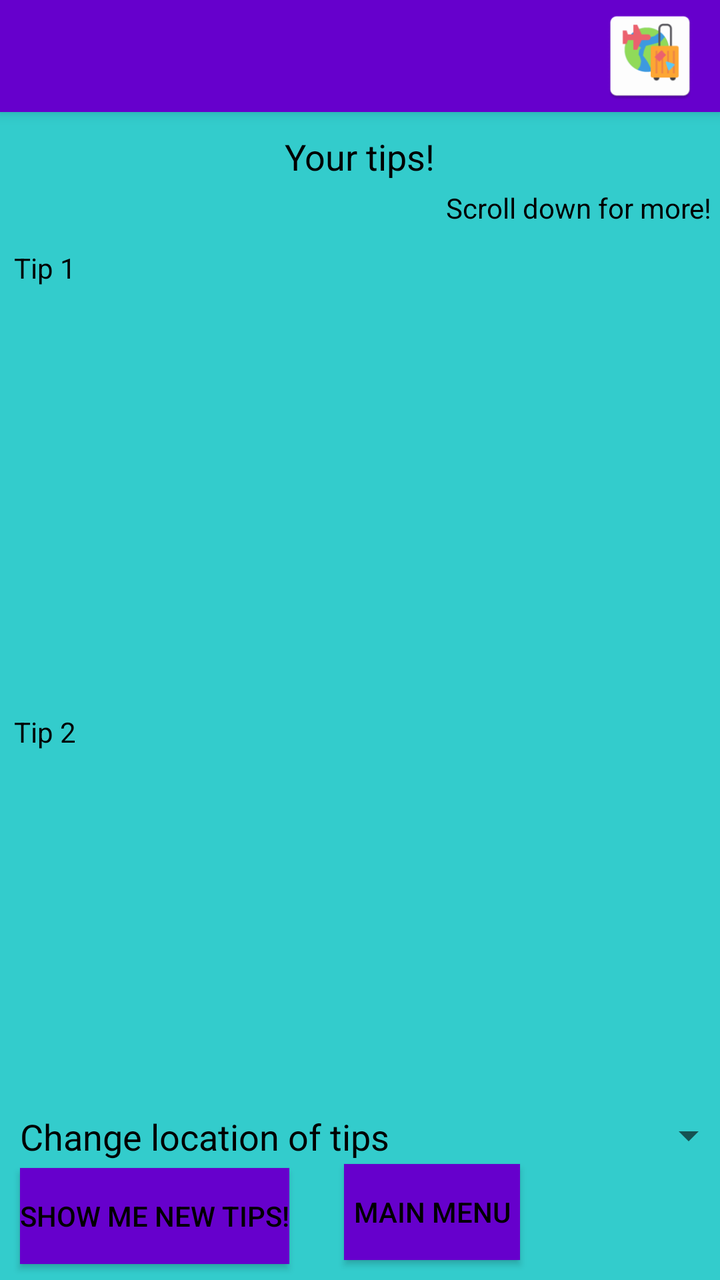
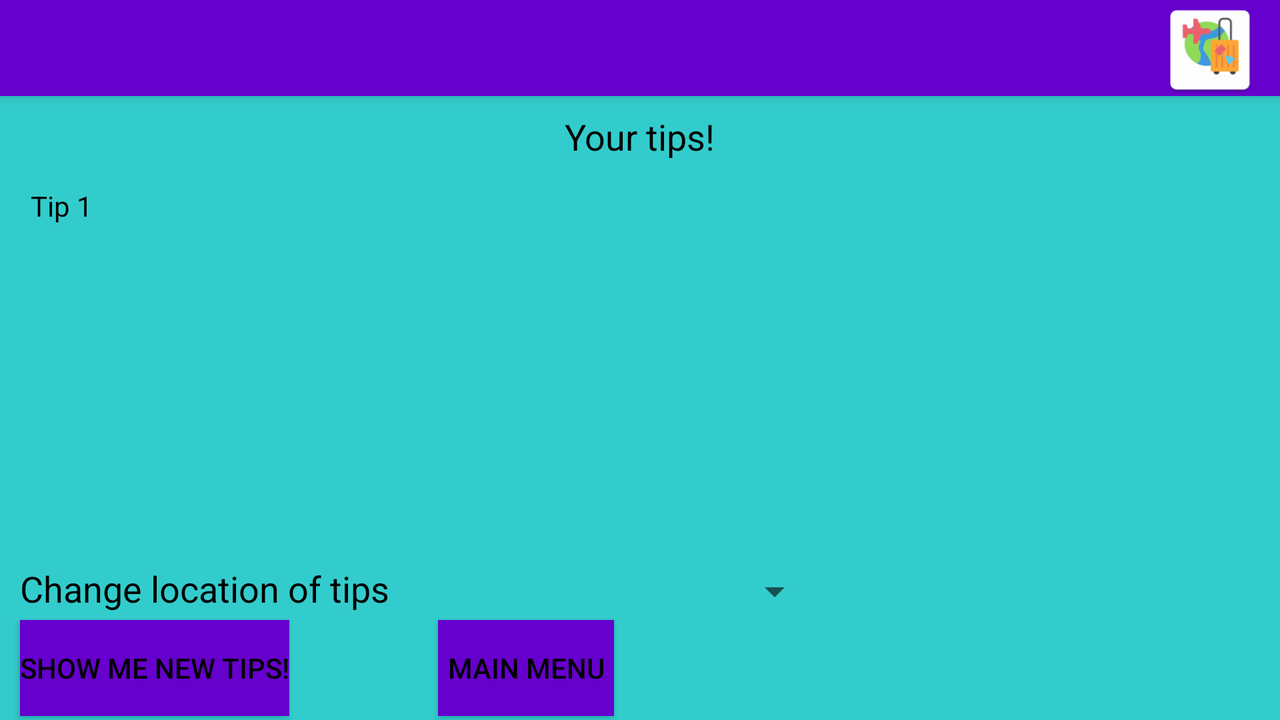

The same Android screen from two of the app's own layout files: first res/layout/ as a phone draws it, then the repository's variant for another configuration, drawn on a device whose configuration selects that folder. Both files follow.
<!-- AndroidManifest.xml: application theme Theme.AppCompat.Light.NoActionBar -->
<!-- res/layout/activity_tips.xml -->
<?xml version="1.0" encoding="utf-8"?>
<androidx.constraintlayout.widget.ConstraintLayout xmlns:android="http://schemas.android.com/apk/res/android"
    xmlns:app="http://schemas.android.com/apk/res-auto"
    xmlns:tools="http://schemas.android.com/tools"
    android:layout_width="match_parent"
    android:layout_height="match_parent"
    android:background="@color/blue6">

    <androidx.appcompat.widget.Toolbar
        android:id="@+id/my_toolbar"
        android:layout_width="match_parent"
        android:layout_height="?attr/actionBarSize"
        android:background="@color/Purple2"
        android:elevation="4dp"
        android:theme="@style/ThemeOverlay.AppCompat.ActionBar"
        app:layout_constraintTop_toTopOf="parent"
        app:popupTheme="@style/ThemeOverlay.AppCompat.Light">

        <ImageView
            android:id="@+id/toolbar_icon"
            android:layout_width="50dp"
            android:layout_height="50dp"
            android:layout_gravity="right"
            android:layout_marginRight="10dp"
            android:contentDescription="TODO"
            android:src="@mipmap/new_icon"
            tools:layout_editor_absoluteX="181dp"
            tools:layout_editor_absoluteY="4dp" />
    </androidx.appcompat.widget.Toolbar>

    <TextView
        android:id="@+id/showingTips_textView"
        android:layout_width="wrap_content"
        android:layout_height="wrap_content"
        android:layout_marginTop="10dp"
        android:text="Your tips!"
        android:textAppearance="@style/TextAppearance.AppCompat.Medium"
        android:textColor="@color/black"
        app:layout_constraintEnd_toEndOf="parent"
        app:layout_constraintStart_toStartOf="parent"
        app:layout_constraintTop_toBottomOf="@+id/my_toolbar" />

    <Button
        android:id="@+id/showOtherTips_button"
        android:layout_width="wrap_content"
        android:layout_height="wrap_content"
        android:layout_marginStart="10dp"
        android:layout_marginBottom="8dp"
        android:onClick="showTipsForOtherLocation"
        android:text="Show me new tips!"
        app:layout_constraintBottom_toBottomOf="parent"
        app:layout_constraintStart_toStartOf="parent"
        android:background="@color/Purple2"
        android:textColor="@android:color/black"/>

    <Button
        android:id="@+id/returnMenu_button"
        android:layout_width="wrap_content"
        android:layout_height="wrap_content"
        android:layout_marginStart="10dp"
        android:layout_marginEnd="15dp"
        android:layout_marginBottom="10dp"
        android:onClick="returnToMainMenu"
        android:text="Main Menu"
        app:layout_constraintBottom_toBottomOf="parent"
        app:layout_constraintEnd_toEndOf="parent"
        app:layout_constraintHorizontal_bias="0.168"
        app:layout_constraintStart_toEndOf="@+id/showOtherTips_button"
        android:background="@color/Purple2"
        android:textColor="@android:color/black"/>

    <TextView
        android:id="@+id/showOtherTips_textView"
        android:layout_width="208dp"
        android:layout_height="28dp"
        android:layout_marginStart="10dp"
        android:text="Change location of tips"
        android:textAlignment="textStart"
        android:textAppearance="@style/TextAppearance.AppCompat.Medium"
        android:textColor="@color/black"
        app:layout_constraintBottom_toTopOf="@+id/showOtherTips_button"
        app:layout_constraintStart_toStartOf="parent" />

    <Spinner
        android:id="@+id/otherLocations_spinner"
        android:layout_width="151dp"
        android:layout_height="21dp"
        android:layout_marginBottom="4dp"
        app:layout_constraintBottom_toTopOf="@+id/returnMenu_button"
        app:layout_constraintEnd_toEndOf="parent"
        app:layout_constraintHorizontal_bias="0.092"
        app:layout_constraintStart_toEndOf="@+id/showOtherTips_textView" />

    <ScrollView
        android:layout_width="406dp"
        android:layout_height="400dp"
        android:layout_marginTop="26dp"
        android:fillViewport="true"
        app:layout_constraintBottom_toTopOf="@+id/showOtherTips_textView"
        app:layout_constraintEnd_toEndOf="parent"
        app:layout_constraintHorizontal_bias="0.4"
        app:layout_constraintStart_toStartOf="parent"
        app:layout_constraintTop_toBottomOf="@+id/showingTips_textView"
        app:layout_constraintVertical_bias="0.0">

        <LinearLayout
            android:layout_width="match_parent"
            android:layout_height="match_parent"
            android:orientation="vertical">

            <TextView
                android:id="@+id/tip1_textView"
                android:layout_width="match_parent"
                android:layout_height="wrap_content"
                android:layout_marginLeft="25dp"
                android:layout_marginTop="8dp"
                android:layout_marginRight="25dp"
                android:layout_marginBottom="5dp"
                android:text="Tip 1"
                android:textAlignment="textStart"
                android:textAppearance="@style/TextAppearance.AppCompat.Small"
                android:textColor="@color/black" />

            <ImageView
                android:id="@+id/tip1_imageView"
                android:layout_width="wrap_content"
                android:layout_height="200dp"
                tools:srcCompat="@tools:sample/avatars" />

            <TextView
                android:id="@+id/tip2_textView"
                android:layout_width="match_parent"
                android:layout_height="wrap_content"
                android:layout_marginLeft="25dp"
                android:layout_marginRight="25dp"
                android:layout_marginBottom="5dp"
                android:layout_marginTop="8dp"
                android:text="Tip 2"
                android:textAppearance="@style/TextAppearance.AppCompat.Small"
                android:textColor="@color/black" />

            <ImageView
                android:id="@+id/tip2_imageView"
                android:layout_width="wrap_content"
                android:layout_height="200dp"
                tools:srcCompat="@tools:sample/avatars" />

            <TextView
                android:id="@+id/tip3_textView"
                android:layout_width="match_parent"
                android:layout_height="wrap_content"
                android:layout_marginTop="8dp"
                android:layout_marginLeft="25dp"
                android:layout_marginRight="25dp"
                android:layout_marginBottom="5dp"
                android:text="Tip 3"
                android:textAppearance="@style/TextAppearance.AppCompat.Small"
                android:textColor="@color/black" />

            <ImageView
                android:id="@+id/tip3_imageView"
                android:layout_width="wrap_content"
                android:layout_height="200dp"
                tools:srcCompat="@tools:sample/avatars" />

            <TextView
                android:id="@+id/tip4_textView"
                android:layout_width="match_parent"
                android:layout_height="wrap_content"
                android:layout_marginTop="8dp"
                android:layout_marginLeft="25dp"
                android:layout_marginRight="25dp"
                android:layout_marginBottom="5dp"
                android:text="Tip 4"
                android:textAppearance="@style/TextAppearance.AppCompat.Small"
                android:textColor="@color/black" />

            <ImageView
                android:id="@+id/tip4_imageView"
                android:layout_width="wrap_content"
                android:layout_height="200dp"
                android:layout_marginBottom="10dp"
                tools:srcCompat="@tools:sample/avatars" />

        </LinearLayout>
    </ScrollView>

    <TextView
        android:id="@+id/scrollForMore_textView"
        android:layout_width="wrap_content"
        android:layout_height="wrap_content"
        android:layout_marginTop="4dp"
        android:layout_marginEnd="4dp"
        android:text="Scroll down for more!"
        android:textColor="@color/black"
        app:layout_constraintEnd_toEndOf="parent"
        app:layout_constraintTop_toBottomOf="@+id/showingTips_textView" />


</androidx.constraintlayout.widget.ConstraintLayout>
<!-- resources referenced by this layout -->
<resources>
  <color name="Purple2">#6600CC </color>
  <color name="black">#FF000000</color>
  <color name="blue6">#33CCCC</color>
  <!-- mipmap new_icon: png bitmap (mipmap-hdpi, 2816 bytes) -->
</resources>
<!-- res/layout-land/activity_tips.xml (the repository's variant of the layout above) -->
<!-- drawn on the phone turned sideways -->
<?xml version="1.0" encoding="utf-8"?>
<androidx.constraintlayout.widget.ConstraintLayout xmlns:android="http://schemas.android.com/apk/res/android"
    xmlns:app="http://schemas.android.com/apk/res-auto"
    xmlns:tools="http://schemas.android.com/tools"
    android:layout_width="match_parent"
    android:layout_height="match_parent"
    android:background="@color/blue6">

    <androidx.appcompat.widget.Toolbar
        android:id="@+id/my_toolbar"
        android:layout_width="match_parent"
        android:layout_height="?attr/actionBarSize"
        android:background="@color/Purple2"
        android:elevation="4dp"
        android:theme="@style/ThemeOverlay.AppCompat.ActionBar"
        app:layout_constraintTop_toTopOf="parent"
        app:popupTheme="@style/ThemeOverlay.AppCompat.Light">

        <ImageView
            android:id="@+id/toolbar_icon"
            android:layout_width="50dp"
            android:layout_height="50dp"
            android:layout_gravity="right"
            android:layout_marginRight="10dp"
            android:contentDescription="TODO"
            android:src="@mipmap/new_icon"
            tools:layout_editor_absoluteX="181dp"
            tools:layout_editor_absoluteY="4dp" />
    </androidx.appcompat.widget.Toolbar>

    <TextView
        android:id="@+id/showingTips_textView"
        android:layout_width="wrap_content"
        android:layout_height="wrap_content"
        android:layout_marginTop="8dp"
        android:text="Your tips!"
        android:textAppearance="@style/TextAppearance.AppCompat.Medium"
        android:textColor="@color/black"
        app:layout_constraintEnd_toEndOf="parent"
        app:layout_constraintStart_toStartOf="parent"
        app:layout_constraintTop_toBottomOf="@+id/my_toolbar" />

    <Button
        android:id="@+id/showOtherTips_button"
        android:layout_width="wrap_content"
        android:layout_height="wrap_content"
        android:layout_marginStart="10dp"
        android:layout_marginBottom="2dp"
        android:onClick="showTipsForOtherLocation"
        android:text="Show me new tips!"
        app:layout_constraintBottom_toBottomOf="parent"
        app:layout_constraintStart_toStartOf="parent"
        android:background="@color/Purple2"
        android:textColor="@android:color/black"/>

    <Button
        android:id="@+id/returnMenu_button"
        android:layout_width="wrap_content"
        android:layout_height="wrap_content"
        android:layout_marginStart="10dp"
        android:layout_marginEnd="15dp"
        android:layout_marginBottom="2dp"
        android:onClick="returnToMainMenu"
        android:text="Main Menu"
        app:layout_constraintBottom_toBottomOf="parent"
        app:layout_constraintEnd_toEndOf="parent"
        app:layout_constraintHorizontal_bias="0.168"
        app:layout_constraintStart_toEndOf="@+id/showOtherTips_button"
        android:background="@color/Purple2"
        android:textColor="@android:color/black"/>

    <TextView
        android:id="@+id/showOtherTips_textView"
        android:layout_width="208dp"
        android:layout_height="28dp"
        android:layout_marginStart="10dp"
        android:text="Change location of tips"
        android:textAlignment="textStart"
        android:textAppearance="@style/TextAppearance.AppCompat.Medium"
        android:textColor="@color/black"
        app:layout_constraintBottom_toTopOf="@+id/showOtherTips_button"
        app:layout_constraintStart_toStartOf="parent" />

    <Spinner
        android:id="@+id/otherLocations_spinner"
        android:layout_width="170dp"
        android:layout_height="21dp"
        android:layout_marginBottom="4dp"
        app:layout_constraintBottom_toTopOf="@+id/returnMenu_button"
        app:layout_constraintEnd_toEndOf="parent"
        app:layout_constraintHorizontal_bias="0.092"
        app:layout_constraintStart_toEndOf="@+id/showOtherTips_textView" />

    <ScrollView
        android:layout_width="653dp"
        android:layout_height="160dp"
        android:layout_marginTop="5dp"
        android:fillViewport="true"
        app:layout_constraintBottom_toTopOf="@+id/showOtherTips_textView"
        app:layout_constraintEnd_toEndOf="parent"
        app:layout_constraintHorizontal_bias="0.4"
        app:layout_constraintStart_toStartOf="parent"
        app:layout_constraintTop_toBottomOf="@+id/showingTips_textView"
        app:layout_constraintVertical_bias="0.0">

        <LinearLayout
            android:layout_width="match_parent"
            android:layout_height="match_parent"
            android:orientation="vertical">

            <TextView
                android:id="@+id/tip1_textView"
                android:layout_width="match_parent"
                android:layout_height="wrap_content"
                android:layout_marginLeft="20dp"
                android:layout_marginTop="8dp"
                android:layout_marginRight="20dp"
                android:layout_marginBottom="5dp"
                android:text="Tip 1"
                android:textAlignment="textStart"
                android:textAppearance="@style/TextAppearance.AppCompat.Small"
                android:textColor="@color/black" />

            <ImageView
                android:id="@+id/tip1_imageView"
                android:layout_width="wrap_content"
                android:layout_height="200dp"
                tools:srcCompat="@tools:sample/avatars" />

            <TextView
                android:id="@+id/tip2_textView"
                android:layout_width="match_parent"
                android:layout_height="wrap_content"
                android:layout_marginLeft="20dp"
                android:layout_marginTop="8dp"
                android:layout_marginRight="20dp"
                android:layout_marginBottom="5dp"
                android:text="Tip 2"
                android:textAppearance="@style/TextAppearance.AppCompat.Small"
                android:textColor="@color/black" />

            <ImageView
                android:id="@+id/tip2_imageView"
                android:layout_width="wrap_content"
                android:layout_height="200dp"
                tools:srcCompat="@tools:sample/avatars" />

            <TextView
                android:id="@+id/tip3_textView"
                android:layout_width="match_parent"
                android:layout_height="wrap_content"
                android:layout_marginLeft="20dp"
                android:layout_marginTop="8dp"
                android:layout_marginRight="20dp"
                android:layout_marginBottom="5dp"
                android:text="Tip 3"
                android:textAppearance="@style/TextAppearance.AppCompat.Small"
                android:textColor="@color/black" />

            <ImageView
                android:id="@+id/tip3_imageView"
                android:layout_width="wrap_content"
                android:layout_height="200dp"
                tools:srcCompat="@tools:sample/avatars" />

            <TextView
                android:id="@+id/tip4_textView"
                android:layout_width="match_parent"
                android:layout_height="wrap_content"
                android:layout_marginLeft="20dp"
                android:layout_marginTop="8dp"
                android:layout_marginRight="20dp"
                android:layout_marginBottom="5dp"
                android:text="Tip 4"
                android:textAppearance="@style/TextAppearance.AppCompat.Small"
                android:textColor="@color/black" />

            <ImageView
                android:id="@+id/tip4_imageView"
                android:layout_width="wrap_content"
                android:layout_height="200dp"
                android:layout_marginBottom="10dp"
                tools:srcCompat="@tools:sample/avatars" />

        </LinearLayout>
    </ScrollView>


</androidx.constraintlayout.widget.ConstraintLayout>
